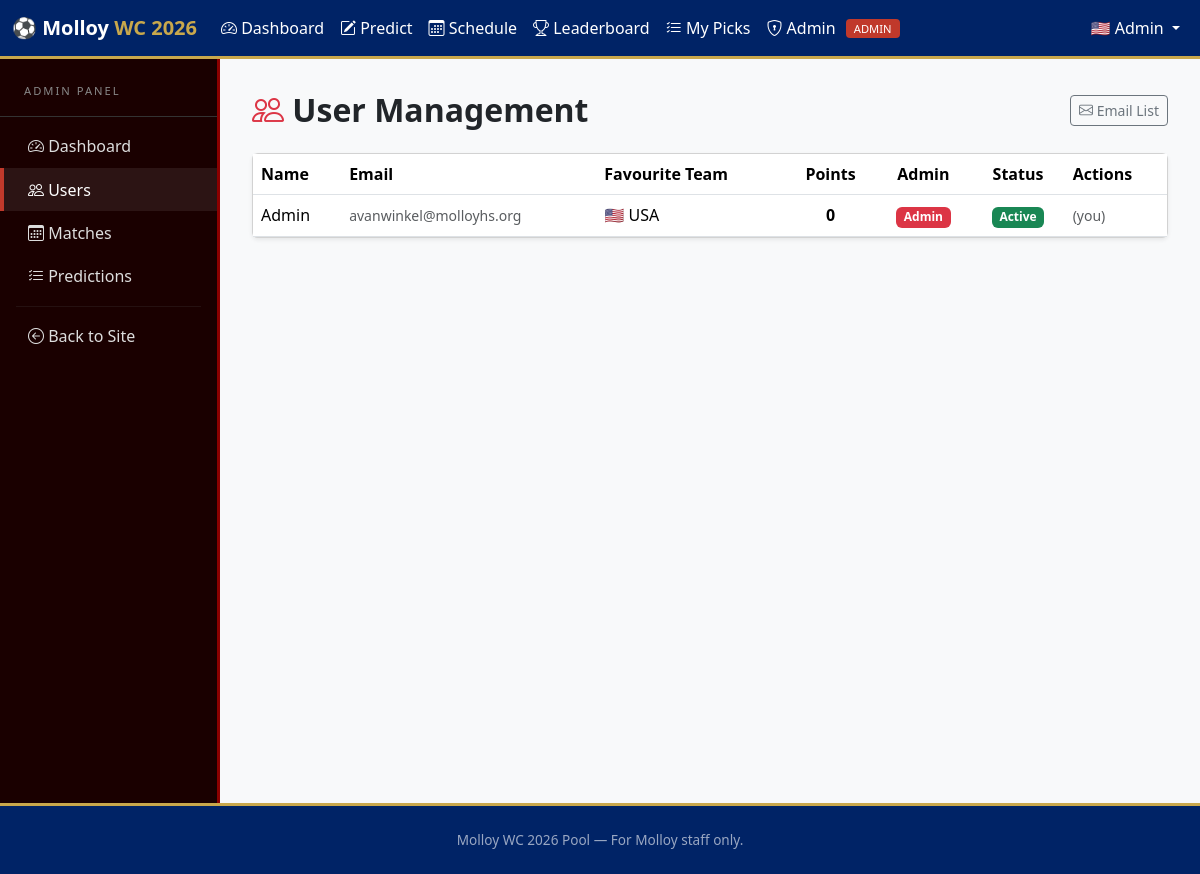
Page /admin/users (signed in) on the committed database.
### models.py (models this page shows, shortened)
class User(UserMixin, db.Model):
    __tablename__ = "users"
    id = db.Column(db.Integer, primary_key=True)
    name = db.Column(db.String(100), nullable=False)
    email = db.Column(db.String(150), unique=True, nullable=False)
    password_hash = db.Column(db.String(255), nullable=False)
    favorite_team = db.Column(db.String(100))
    is_admin = db.Column(db.Boolean, default=False, nullable=False)
    is_approved = db.Column(db.Boolean, default=True, nullable=False)
    created_at = db.Column(db.DateTime, default=datetime.utcnow)
    predictions = db.relationship("Prediction", backref="user", lazy=True)
    @property
    def total_points(self):
        return sum(p.points_awarded or 0 for p in self.predictions)

### routes/admin.py (the view)
@admin_bp.route("/users")
@login_required
def users():
    require_admin()
    all_users = User.query.order_by(User.created_at).all()
    return render_template("admin/users.html", users=all_users)

### routes/admin.py (called while the page is built)
def require_admin():
    if not current_user.is_authenticated or not current_user.is_admin:
        abort(403)

### templates/admin/users.html (shortened to what this page needs)
{% extends "admin/base_admin.html" %}
{% block admin_content %}
<div class="d-flex align-items-center justify-content-between mb-4">
  <h2 class="fw-bold mb-0"><i class="bi bi-people text-danger"></i> User Management</h2>
  <button class="btn btn-outline-secondary btn-sm" type="button"
          data-bs-toggle="collapse" data-bs-target="#emailListPanel" aria-expanded="false">
    <i class="bi bi-envelope"></i> Email List
  </button>
</div>
<div class="card shadow-sm">
  <div class="table-responsive">
    <table class="table table-hover align-middle mb-0">
      <thead style="background-color:#1a0000; color:#fff;">
        <tr>
          <th>Name</th>
          <th>Email</th>
          <th>Favourite Team</th>
          <th class="text-center">Points</th>
          <th class="text-center">Admin</th>
          <th class="text-center">Status</th>
          <th>Actions</th>
        </tr>
      </thead>
      <tbody>
        {% for u in users %}
        <tr>
          <td>{{ u.name }}</td>
          <td class="text-muted small">{{ u.email }}</td>
          <td>{{ FLAG_EMOJI.get(u.favorite_team, '') }} {{ u.favorite_team or '—' }}</td>
          <td class="text-center fw-bold">{{ u.total_points }}</td>
          <td class="text-center">
            {% if u.is_admin %}<span class="badge bg-danger">Admin</span>{% else %}—{% endif %}
          </td>
          <td class="text-center">
            {% if u.is_approved %}
              <span class="badge bg-success">Active</span>
            {% else %}
              <span class="badge bg-secondary">Disabled</span>
            {% endif %}
          </td>
          <td>
            <div class="d-flex gap-1 flex-wrap">
              {% if u.id != current_user.id %}
                <form method="POST" action="{{ url_for('admin.toggle_approved', user_id=u.id) }}">
                  <button class="btn btn-xs btn-sm btn-outline-{{ 'danger' if u.is_approved else 'success' }}" style="font-size:0.75rem;">
                    {{ 'Disable' if u.is_approved else 'Enable' }}
                  </button>
                </form>
                <form method="POST" action="{{ url_for('admin.toggle_admin', user_id=u.id) }}">
                  <button class="btn btn-sm btn-outline-{{ 'warning' if u.is_admin else 'secondary' }}" style="font-size:0.75rem;">
                    {{ 'Demote' if u.is_admin else 'Make Admin' }}
                  </button>
                </form>
                <form method="POST" action="{{ url_for('admin.delete_user', user_id=u.id) }}"
                      onsubmit="return confirm('Delete {{ u.name }}? This cannot be undone.');">
                  <button class="btn btn-sm btn-outline-danger" style="font-size:0.75rem;">Delete</button>
                </form>
              {% else %}
                <span class="text-muted small">(you)</span>
              {% endif %}
            </div>
          </td>
        </tr>
        {% endfor %}
      </tbody>
    </table>
  </div>
</div>
{% endblock %}

### templates/base.html (shortened to what this page needs)
<!doctype html>
<html lang="en">
<head>
  <link rel="stylesheet" href="https://cdn.jsdelivr.net/npm/bootstrap@5.3.3/dist/css/bootstrap.min.css">
  <link rel="stylesheet" href="https://cdn.jsdelivr.net/npm/bootstrap-icons@1.11.3/font/bootstrap-icons.min.css">
  <link rel="stylesheet" href="{{ url_for('static', filename='style.css') }}">
</head>
<body>
<nav class="navbar navbar-expand-lg navbar-molloy">
  <div class="container-fluid">
    <a class="navbar-brand fw-bold" href="{{ url_for('user.index') }}">
      ⚽ Molloy <span>WC 2026</span>
    </a>
    <div class="collapse navbar-collapse" id="navbarMain">
      <ul class="navbar-nav me-auto">
        {% if current_user.is_authenticated %}
          <li class="nav-item"><a class="nav-link" href="{{ url_for('user.dashboard') }}"><i class="bi bi-speedometer2"></i> Dashboard</a></li>
          <li class="nav-item"><a class="nav-link" href="{{ url_for('user.predict') }}"><i class="bi bi-pencil-square"></i> Predict</a></li>
          <li class="nav-item"><a class="nav-link" href="{{ url_for('user.schedule') }}"><i class="bi bi-calendar3"></i> Schedule</a></li>
          <li class="nav-item"><a class="nav-link" href="{{ url_for('user.leaderboard') }}"><i class="bi bi-trophy"></i> Leaderboard</a></li>
          <li class="nav-item"><a class="nav-link" href="{{ url_for('user.my_predictions') }}"><i class="bi bi-list-check"></i> My Picks</a></li>
          {% if current_user.is_admin %}
            <li class="nav-item">
              <a class="nav-link" href="{{ url_for('admin.dashboard') }}">
                <i class="bi bi-shield-lock"></i> Admin <span class="admin-badge">ADMIN</span>
              </a>
            </li>
          {% endif %}
        {% endif %}
      </ul>
      <ul class="navbar-nav ms-auto">
        {% if current_user.is_authenticated %}
          <li class="nav-item dropdown">
            <a class="nav-link dropdown-toggle" href="#" data-bs-toggle="dropdown">
              {{ FLAG_EMOJI.get(current_user.favorite_team, '') }} {{ current_user.name }}
            </a>
          </li>
        {% else %}
          <li class="nav-item"><a class="nav-link" href="{{ url_for('auth.login') }}">Login</a></li>
          <li class="nav-item"><a class="nav-link btn btn-outline-warning btn-sm ms-2 px-3" href="{{ url_for('auth.register') }}">Register</a></li>
        {% endif %}
      </ul>
    </div>
  </div>
</nav>
<div class="container-fluid px-0">
  {% block content %}{% endblock %}
</div>
<footer>
  <div>Molloy WC 2026 Pool &mdash; For Molloy staff only.</div>
</footer>
</body>
</html>

### static/style.css (style rules this page uses)
:root { --navy: #002366; --navy-dark: #001540; --gold: #C9A84C; --gold-light: #e0c068; }
body { background-color: #f4f6f9; font-family: 'Segoe UI', Tahoma, Geneva, Verdana, sans-serif; }
.navbar-molloy { background-color: var(--navy); border-bottom: 3px solid var(--gold); }
.navbar-molloy .navbar-brand, .navbar-molloy .nav-link { color: #fff !important; }
.navbar-molloy .navbar-brand span { color: var(--gold); }
.admin-badge { background-color: #c0392b; color: #fff; font-size: 0.7rem; padding: 2px 8px; border-radius: 4px; margin-left: 6px; vertical-align: middle; }
footer { background-color: var(--navy); color: rgba(255,255,255,0.6); padding: 1.5rem; text-align: center; font-size: 0.85rem; border-top: 3px solid var(--gold); }

### rows in the picture
User: get "🇺🇸", name "Admin", email "avanwinkel@molloyhs.org", favorite_team "USA", total_points "0", is_admin "Admin", is_approved "Active", shows "(you)"
